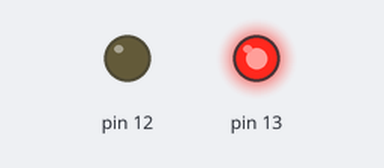
The sketch below on a simulated Arduino Uno, built with avr-gcc and run on an emulated ATmega328P. Shown: output pins drawn as LEDs (lit = HIGH).

Above: at 1.0 s.
At 6.0 s:
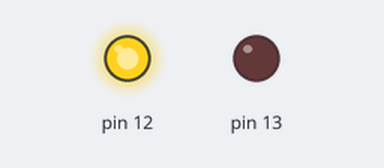
At 11.0 s:
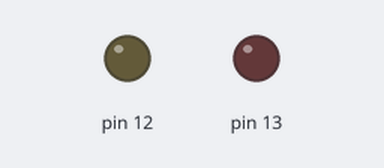
Timing chart, 0 to 19.5 s (numbered marks = the images above):
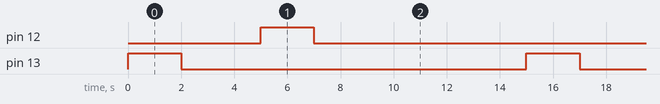

The sketch:

sketch.ino
```cpp
void setup() {
  pinMode(13, OUTPUT);
  pinMode(12, OUTPUT);
  pinMode(12, OUTPUT);

}

void loop() {
  digitalWrite(13, HIGH);
  delay(2000);
  digitalWrite(13, LOW);
  delay(3000);
  digitalWrite(12, HIGH);
  delay(2000);
  digitalWrite(12, LOW);
  delay(3000);
  digitalWrite(11, HIGH);
  delay(2000);
  digitalWrite(11, LOW);
  delay(3000);
}
```

Measured:
- by itself, pin 12, pin 13: alternates HIGH for 2.0 s and LOW for 13.0 s
- by itself, everything shown: repeats every 15.0 s, in 4 steps
